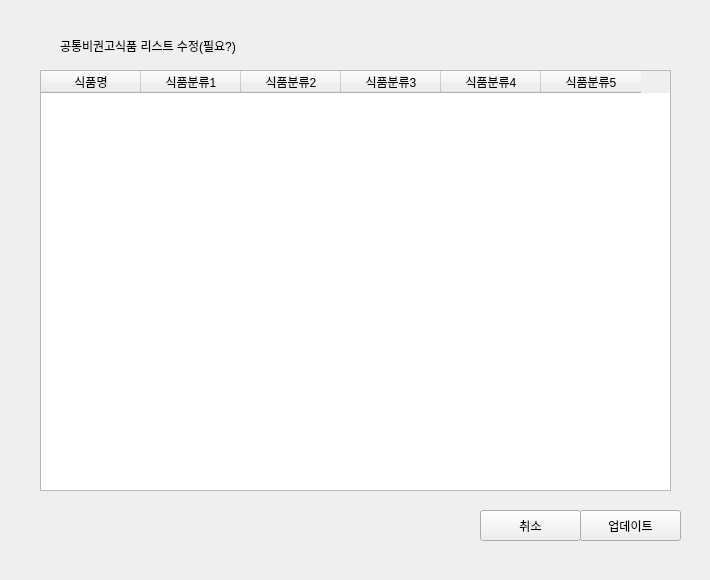
      <widget class="QWidget" name="page_data_ing_7_19">
       <widget class="QWidget" name="widget_25" native="true">
        <property name="geometry">
         <rect>
          <x>0</x>
          <y>0</y>
          <width>701</width>
          <height>571</height>
         </rect>
        </property>
        <widget class="QLabel" name="label_28">
         <property name="geometry">
          <rect>
           <x>60</x>
           <y>30</y>
           <width>211</width>
           <height>31</height>
          </rect>
         </property>
         <property name="text">
          <string>공통비권고식품 리스트 수정(필요?)</string>
         </property>
        </widget>
        <widget class="QTableWidget" name="tableWidget_common_unrec_19">
         <property name="geometry">
          <rect>
           <x>40</x>
           <y>70</y>
           <width>631</width>
           <height>421</height>
          </rect>
         </property>
         <column>
          <property name="text">
           <string>식품명</string>
          </property>
         </column>
         <column>
          <property name="text">
           <string>식품분류1</string>
          </property>
         </column>
         <column>
          <property name="text">
           <string>식품분류2</string>
          </property>
         </column>
         <column>
          <property name="text">
           <string>식품분류3</string>
          </property>
         </column>
         <column>
          <property name="text">
           <string>식품분류4</string>
          </property>
         </column>
         <column>
          <property name="text">
           <string>식품분류5</string>
          </property>
         </column>
        </widget>
        <widget class="QWidget" name="widget_26" native="true">
         <property name="geometry">
          <rect>
           <x>470</x>
           <y>490</y>
           <width>221</width>
           <height>61</height>
          </rect>
         </property>
         <widget class="QPushButton" name="btn_cancel_19">
          <property name="geometry">
           <rect>
            <x>10</x>
            <y>20</y>
            <width>101</width>
            <height>31</height>
           </rect>
          </property>
          <property name="text">
           <string>취소</string>
          </property>
         </widget>
         <widget class="QPushButton" name="btn_save_19">
          <property name="geometry">
           <rect>
            <x>110</x>
            <y>20</y>
            <width>101</width>
            <height>31</height>
           </rect>
          </property>
          <property name="text">
           <string>업데이트</string>
          </property>
         </widget>
        </widget>
       </widget>
      </widget>
